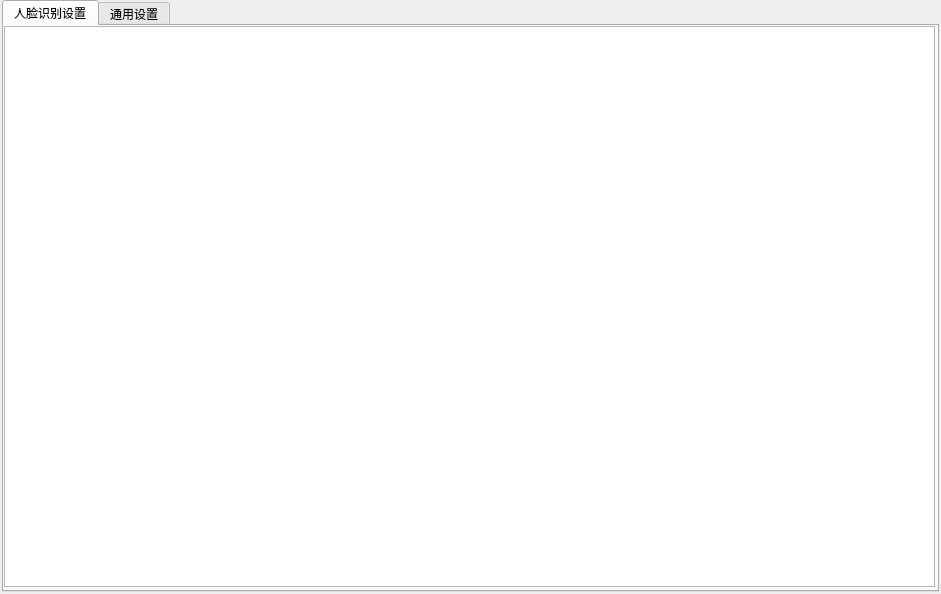
<?xml version="1.0" encoding="UTF-8"?>
<ui version="4.0">
 <class>SettingFrame</class>
 <widget class="QWidget" name="SettingFrame">
  <property name="geometry">
   <rect>
    <x>0</x>
    <y>0</y>
    <width>941</width>
    <height>594</height>
   </rect>
  </property>
  <property name="windowTitle">
   <string>Form</string>
  </property>
  <layout class="QGridLayout" name="gridLayout">
   <property name="leftMargin">
    <number>2</number>
   </property>
   <property name="topMargin">
    <number>0</number>
   </property>
   <property name="rightMargin">
    <number>2</number>
   </property>
   <property name="bottomMargin">
    <number>2</number>
   </property>
   <item row="0" column="0">
    <widget class="QTabWidget" name="tab_sub_setting">
     <property name="currentIndex">
      <number>0</number>
     </property>
     <widget class="QWidget" name="tb_face_recgnition_settings">
      <attribute name="title">
       <string>人脸识别设置</string>
      </attribute>
      <widget class="QTableView" name="tableView">
       <property name="geometry">
        <rect>
         <x>0</x>
         <y>0</y>
         <width>931</width>
         <height>561</height>
        </rect>
       </property>
      </widget>
     </widget>
     <widget class="QWidget" name="tb_generate_settings">
      <attribute name="title">
       <string extracomment="tb_generate_settings">通用设置</string>
      </attribute>
     </widget>
    </widget>
   </item>
  </layout>
 </widget>
 <resources/>
 <connections/>
</ui>
